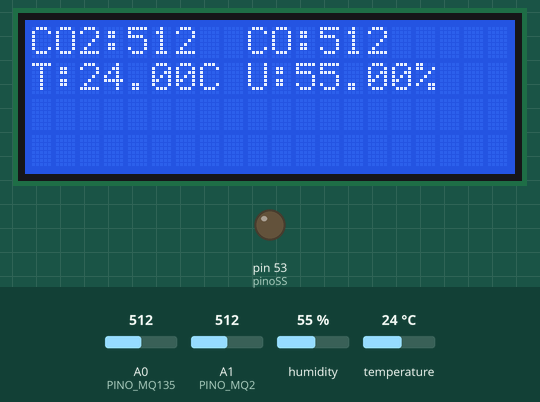
This sketch was run on a simulated Arduino Mega 2560, built with avr-gcc and run on an emulated ATmega2560. Parts: 20×4 character LCD, output pins drawn as LEDs (lit = HIGH). Inputs (shaded band) come from the test bench; at power-on: A0 (PINO_MQ135) = 512, humidity 55 %, A1 (PINO_MQ2) = 512, temperature 24 °C. Storage starts empty; what the sketch prints to the serial monitor is not drawn.

Above: at 1.2 s.
1.3 s: A0 (PINO_MQ135) set to 109
At 3.4 s:
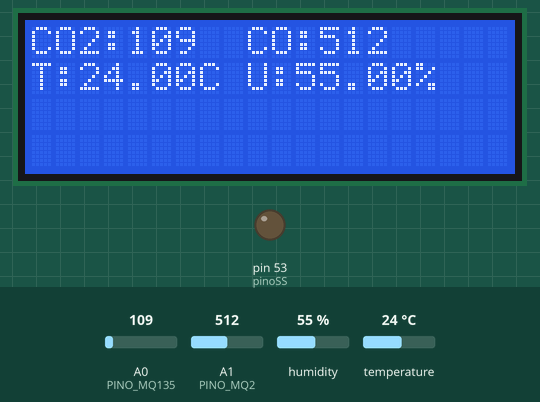
3.8 s: A0 (PINO_MQ135) set to 89
At 4.7 s:
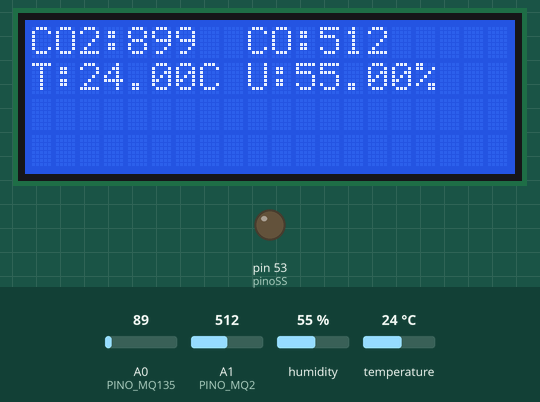
5.9 s: humidity set to 22 %
At 7.2 s:
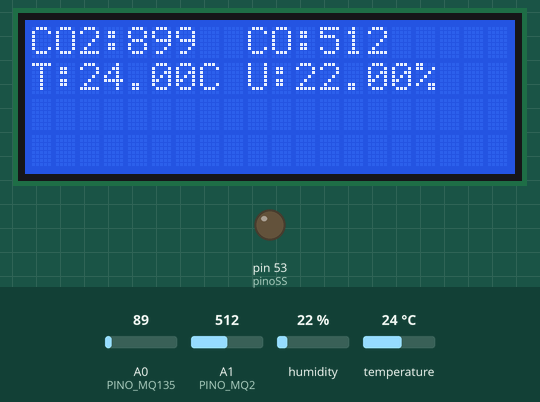
8.0 s: A1 (PINO_MQ2) set to 716
At 9.7 s:
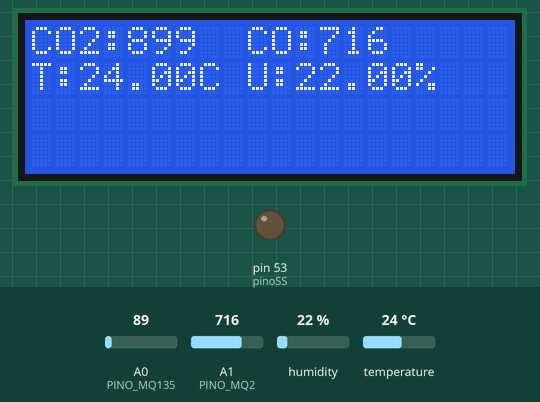
10.1 s: temperature set to 12 °C
At 12.0 s:
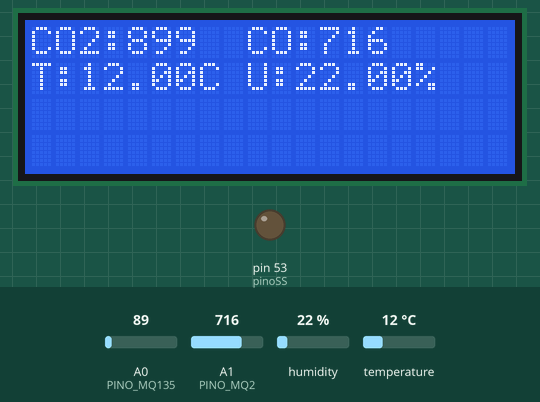
12.3 s: A1 (PINO_MQ2) set to 992
At 13.5 s:
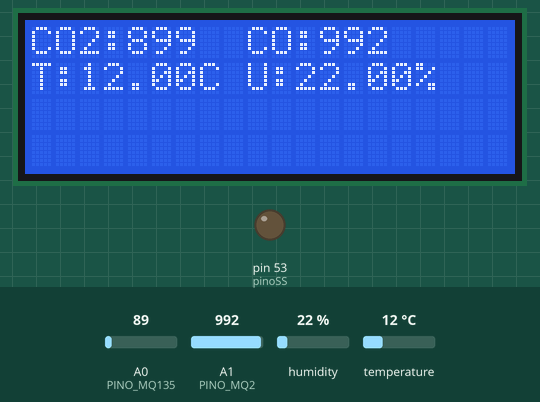
Timing chart, 0 to 15.3 s (numbered marks = the images above; inputs shaded):
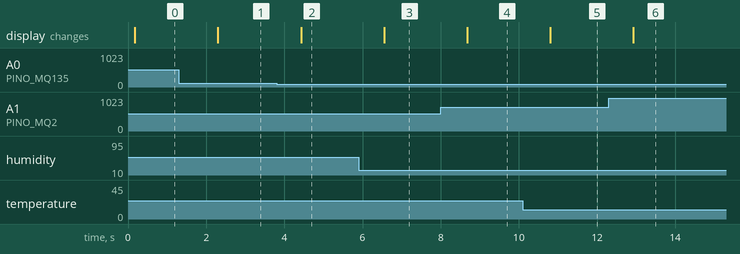

The sketch:

aether_v_0.6.0.ino
```cpp
#include <Wire.h>
#include "DHT.h"
#include <LiquidCrystal_I2C.h>
#include <SD.h>
#include <SPI.h>

// ==== Definições de pinos e constantes ====
#define PINO_MQ135 A0
#define PINO_MQ2   A1
#define DHTPIN     7
#define DHTTYPE    DHT22

//SD-CARD
File myFile;
int pinoSS = 53;


DHT dht(DHTPIN, DHTTYPE);
LiquidCrystal_I2C lcd(0x27, 20, 4);

// ==== Variáveis globais ====
float temperatura = 0.0;
float umidade = 0.0;

void setup() {
  // Inicializa comunicação serial
  Serial.begin(9600);

  // Configura pinos
  pinMode(PINO_MQ135, INPUT);
  pinMode(PINO_MQ2, INPUT);
  pinMode(DHTPIN, INPUT);

  // Inicializa sensores
  dht.begin();

  // Inicializa display
  lcd.init();
  lcd.backlight();

  //Inicializa SD Card
  pinMode(pinoSS, OUTPUT);

  if (SD.begin()) { // Inicializa o SD Card
    Serial.println("SD Card pronto para uso.");
  }
  else {
    Serial.println("Falha na inicialização do SD Card.");
    return;
  }

  myFile = SD.open("dados.txt", FILE_WRITE);
  if (myFile) {
    myFile.println("CO2;C0;T;U");
    myFile.close();
  }else {     // Se o Arquivo não abrir
    Serial.println("Erro ao Abrir Arquivo .txt");
  }
}

void loop() {
  // ==== Leitura dos sensores ====
  int leituraMQ135 = analogRead(PINO_MQ135);
  int leituraMQ2 = analogRead(PINO_MQ2);
  umidade = dht.readHumidity();
  temperatura = dht.readTemperature();

  // Verifica se leitura do DHT é válida
  if (isnan(umidade) || isnan(temperatura)) {
    Serial.println(F("Falha na leitura do sensor DHT!"));
    return;
  }


  // ==== Exibe no Serial Monitor ====
  Serial.print("MQ-135 (CO2): ");
  Serial.println(leituraMQ135);

  Serial.print("MQ-2 (CO): ");
  Serial.println(leituraMQ2);

  Serial.print("Temperatura: ");
  Serial.print(temperatura);
  Serial.println(" °C");

  Serial.print("Umidade: ");
  Serial.print(umidade);
  Serial.println(" %");


  myFile = SD.open("dados.txt", FILE_WRITE);
  if (myFile) {
    myFile.print(leituraMQ135);
    myFile.print(";");
    myFile.print(leituraMQ2);
    myFile.print(";");
    myFile.print(temperatura);
    myFile.print(";");
    myFile.println(umidade);
    myFile.close();
    Serial.println("Dados gravados!");
  }else {
    Serial.println("Erro ao Abrir Arquivo .txt");
  }


  // Linha 1: MQ-135 e MQ-2
  lcd.setCursor(0, 0);
  lcd.print("CO2:");
  lcd.print(leituraMQ135);

  lcd.setCursor(9, 0);
  lcd.print("CO:");
  lcd.print(leituraMQ2);

  // Linha 2: Temperatura e Umidade
  lcd.setCursor(0, 1);
  lcd.print("T:");
  lcd.print(temperatura);
  lcd.print("C");

  lcd.setCursor(9, 1);
  lcd.print("U:");
  lcd.print(umidade);
  lcd.print("%");

  // ==== Intervalo de atualização ====
  delay(1000);
}
```

Measured:
- after the input at 1.3 s, the display: changes after 1.0 s (image 1)
- after the input at 3.8 s, the display: changes after 0.63 s (image 2)
- after the input at 5.9 s, the display: changes after 0.65 s (image 3)
- after the input at 8.0 s, the display: changes after 0.68 s (image 4)
- after the input at 10.1 s, the display: changes after 0.70 s (image 5)
- after the input at 12.3 s, the display: changes after 0.62 s (image 6)
